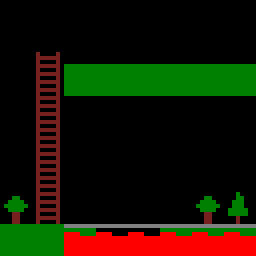

Rendered tile map (Tiled .tmx) drawn with the repository's tilesets; below, a short description and the map source with its tile grids summarised:
An orthogonal 8x8 tile map with 32x32 px tiles, 2 tile layers (Tile Layer 1, Tile Layer 2) and 10 objects (4x node, 1, 2, 3, 4, ...).

<map version="1.0" orientation="orthogonal" width="8" height="8" tilewidth="32" tileheight="32">
 <tileset firstgid="1" name="tiles" tilewidth="32" tileheight="32" spacing="4">
  <image source="tiles-scaled.png" width="68" height="212" />
 </tileset>
 <layer name="Tile Layer 1" width="8" height="8">
  <data>[64 cells, 11 non-empty, 4 distinct tile ids]</data>
 </layer>
 <objectgroup name="Object Layer 1" width="8" height="8">
  <object name="1" type="node" x="0" y="192" width="32" height="32" />
  <object name="2" type="node" x="64" y="192" width="32" height="32">
   <properties>
    <property name="fight" value="left" />
   </properties>
  </object>
  <object name="3" type="node" x="160" y="192" width="32" height="32">
   <properties>
    <property name="fight" value="right" />
   </properties>
  </object>
  <object name="4" type="node" x="224" y="192" width="32" height="32" />
 </objectgroup>
 <layer name="Tile Layer 2" width="8" height="8">
  <data>[64 cells, 20 non-empty, 4 distinct tile ids]</data>
 </layer>
 <objectgroup name="Object Layer 2" width="8" height="8">
  <object name="1" x="0" y="192" width="32" height="32" />
  <object name="2" x="32" y="192" width="32" height="32" />
  <object name="3" x="32" y="32" width="32" height="32" />
  <object name="4" x="64" y="32" width="32" height="32">
   <properties>
    <property name="fight" value="left" />
   </properties>
  </object>
  <object name="5" x="160" y="32" width="32" height="32">
   <properties>
    <property name="fight" value="right" />
   </properties>
  </object>
  <object name="6" x="224" y="32" width="32" height="32" />
 </objectgroup>
</map>